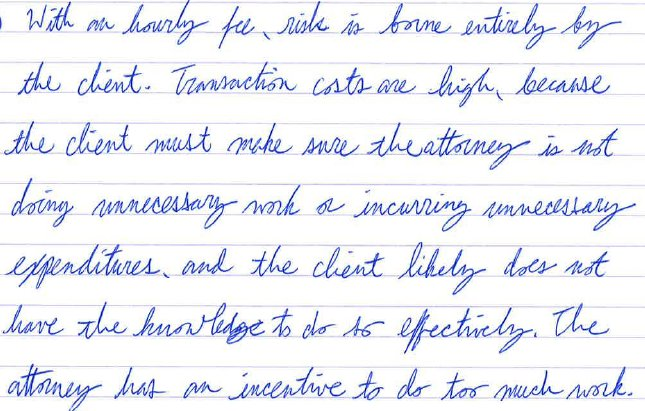
#> input picture text.jpg, 645 x 411 px
$ python seamcarving.py
#> lines starting #> are read from the running program, lines starting #| are printed output that depends on the picture; after the words box and inside, x2 and y2 are one past the last pixel; in counts of white or black regions, pixels touching at a corner belong together
from PIL import ImageOps,Image
import matplotlib.pyplot as plt
import numpy as np
import operator
import sys

def horizon(Eneg):
    Eneg=np.transpose(Eneg)
    height,width=Eneg.shape
    seam_dynamic =np.zeros(Eneg.shape)
    backtracker = np.zeros((Eneg.shape))


    for x in range(height):
        for y in range(width):
            if x == 0:

                seam_dynamic[x][y] = Eneg[x][y]
                backtracker[x][y] = -1
            else:
                if y == 0:
                    minimum = min(seam_dynamic[x - 1][y], seam_dynamic[x - 1][y + 1])
                    if minimum == seam_dynamic[x - 1][y]:
                        backtracker[x][y] = 1
                    else:
                        backtracker[x][y] = 2
                elif y == width - 1:
                    minimum = min(seam_dynamic[x - 1][y], seam_dynamic[x - 1][y - 1])
                    if minimum == seam_dynamic[x - 1][y]:
                        backtracker[x][y] = 1
                    else:
                        backtracker[x][y] = 0
                else:
                    minimum = min(seam_dynamic[x - 1][y - 1], seam_dynamic[x - 1][y], seam_dynamic[x - 1][y + 1])
                    if minimum == seam_dynamic[x - 1][y - 1]:
                        backtracker[x][y] = 0
                    elif minimum == seam_dynamic[x - 1][y]:
                        backtracker[x][y] = 1
                    else:
                        backtracker[x][y] = 2

                seam_dynamic[x][y] = Eneg[x][y]+minimum

    min_num = seam_dynamic[height - 1][0]
    min_index = 0
    for y in range(width):
        if min_num > seam_dynamic[height - 1][y]:
            min_index = y
            min_num = seam_dynamic[height - 1][y]


    y_index = min_index
    x_index = height - 1

    seam = [[None for y in range(2)] for x in range(height)]

    seam[x_index][0] = x_index
    seam[x_index][1] = y_index
    while x_index > 0:
        backtrack = backtracker[x_index][y_index]
        if backtrack == 0:
            y_index -= 1
        elif backtrack != 1:
            y_index += 1
        x_index -= 1

        seam[x_index][0] = x_index
        seam[x_index][1] = y_index
    return seam

# [68 lines left out: function Verticalseam, not called in this run]

def imgcrop(q,ys,image):
    i=q[0]
    im = image
    print(len(ys))

    for e in range(len(ys)-1):

        #u= ys[e] + ys[e+1]
        ymax = max(ys[e+1])
        ymin = min(ys[e])
        print(ymin)

        mat=255*np.ones(((ymax-ymin+1),2733,3))
        print(mat.shape)


        for x,yy in enumerate(zip(ys[e],ys[e+1])):
            mat[yy[0]-ymin:yy[1]-ymin,x,:]=im[yy[0]:yy[1],x,:]

        binary=np.logical_or(np.logical_or(mat[:,:,0]<175,mat[:,:,1]<175),mat[:,:,2]<175)
        points=np.asarray(np.where(binary==True),dtype='int32')

        x1=np.min(points[1, :])
        x2 = np.max(points[1, :])

        y1=np.min(points[0,:])
        y2 = np.max(points[0, :])
        mat=mat[y1:y2+1,x1:x2+1,:]
        img=Image.fromarray(mat.astype('uint8'))
        img.save("new{}.jpeg".format(e))


if __name__ == '__main__':

    image=Image.open("text.jpg")
#> image is the input picture: PIL image 645x411 RGB; mean R, G, B 236.1, 238, 244.3
    im=np.array(image)
    gray=image.convert("L")
    image=np.asarray(np.invert(gray))
#> image: shape (411, 645)
    E=np.square(np.asarray(image,dtype="float32")/255.0)
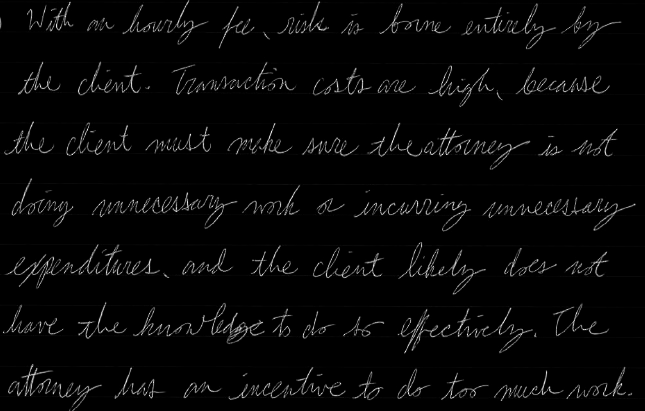
#> E: shape (411, 645) float32; min 0, max 0.969, mean 0.0289
    height, width = E.shape
#> height = 411; width = 645
    print(E.shape)
#| (411, 645)
    x = []
    d1={}
    q=[]
    d=[]
    ys=[]
    flag=1;
    seamx=[]
    seamy=[]
    order=[]
    seamline=[]

    y = []
    E1 = E.copy()

    for i in range(height):
        for j in range(width):
            if image[i][j]>100:
                for k in range(-50,50):
                    if j+k>=0 and j+k<width:
                        E1[i][j+k]=255*255
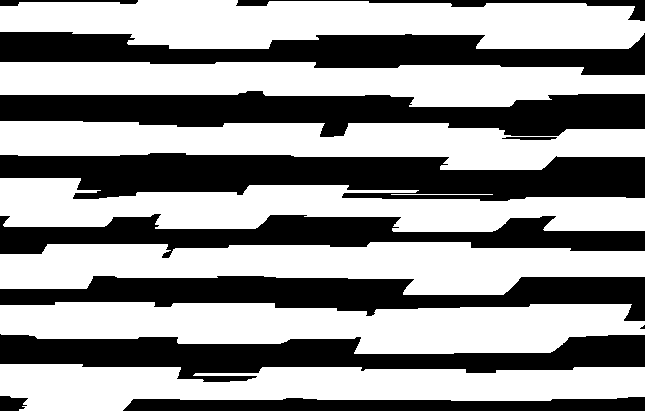
#> E1: shape (411, 645) float32; min 0, max 65025, mean 38051.3; drawn with min black and max white


    for itr in range(20):

        for x1,y1 in zip(x,y):

            #if y1>2 and y1<height-2:
               # E1[int(y1-2):int(y1-2)+3,int(x1)]=255*255
            E1[int(y1-2), int(x1)] = 255 * 255
            E1[int(y1-1), int(x1)] = 255 * 255
            E1[int(y1), int(x1)] = 255 * 255

            if(y1+1<height):
                E1[int(y1+1), int(x1)] = 255 * 255
            if (y1+2<height):
                E1[int(y1+2), int(x1)] = 255 * 255

        seam = horizon(E1)
        x = []
        y = []

        flag=0
        for i in seam:
            x.append(i[0])
            y.append(i[1])


        if itr==0:
            seamx.append(x)
            seamy.append(y)
        else:
            flag=1


            for y1 in seamy:
                a=np.mean(np.abs(np.array(y)-np.array(y1)))
                if a<35:
                    flag=0
                    break;

            if(flag==1):
                seamx.append(x)
                seamy.append(y)
#> this loop made 20 passes
#> pass 1, in horizon, `Eneg=np.transpose(Eneg)`:
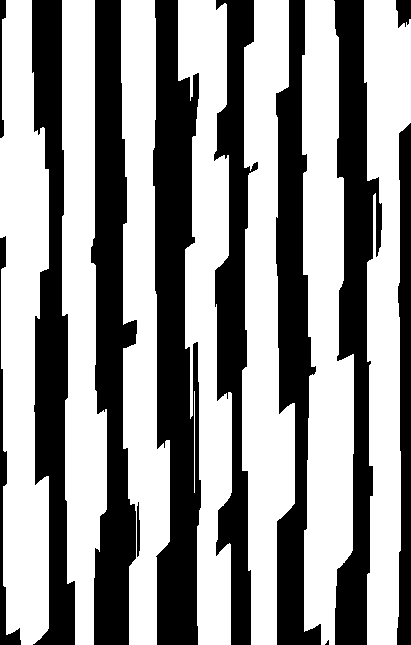
#> Eneg: shape (645, 411) float32; min 0, max 65025, mean 38051.3; drawn with min black and max white
#> after the loop:
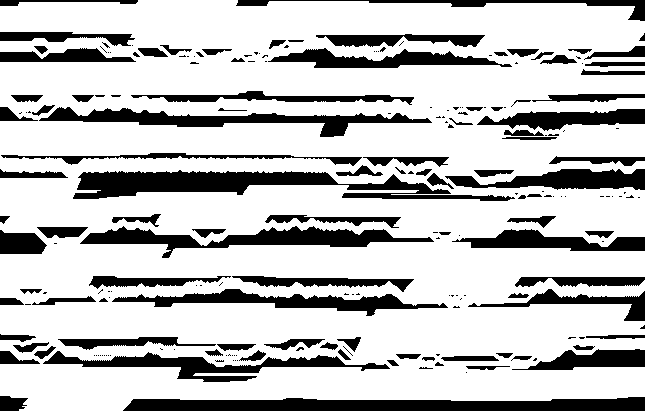
#> E1: shape (411, 645) float32; 17.35% of pixels changed, all inside (x1, y1, x2, y2) = (0, 36, 645, 373); drawn with min black and max white
#> after the loop, seamx = 6 items; seamy = 6 items


    for i in range(len(seamy)):
        d1[i] = np.mean(seamy[i])
#> this loop made 6 passes
#> after the loop, d1 = {0: 103.3, 1: 163.8, 2: 47.19, 3: 349.6, 4: 288.7, 5: 229.6}
    d1 = sorted(d1.items(), key=(operator.itemgetter(1)))
#> d1 = [(2, 47.19), (0, 103.3), (1, 163.8), (5, 229.6), (4, 288.7), (3, 349.6)]


    for i in range(len(seamy)):
        d.append(seamy[i])
#> after the loop, d = 6 items

    for i in d1:
        q.append((seamx[i[0]]))
        ys.append(d[i[0]])
        plt.figure()
        plt.imshow(E)
        plt.scatter(seamx[i[0]], d[i[0]], c='r', s=0.1)
#> this loop made 6 passes
#> after the loop, q = 6 items; ys = 6 items


    imgcrop(q,ys,im)
#> in imgcrop, `i=q[0]`: i = 645 values from 0 to 644
#| 6
#> the loop in imgcrop, `for e in range(len(ys)-1):` made 5 passes
#> (ymax, ymin, x1, x2, y1, y2) on passes 1 to 5: (117, 38, 18, 609, 23, 68), (179, 95, 4, 617, 26, 74), (241, 157, 11, 635, 21, 74), (303, 220, 5, 608, 22, 74), (363, 278, 3, 608, 24, 75)
#| 38
#| (80, 2733, 3)
#| 95
#| (85, 2733, 3)
#| 157
#| (85, 2733, 3)
#| 220
#| (84, 2733, 3)
#| 278
#| (86, 2733, 3)
#> pass 1, in imgcrop, `mat=mat[y1:y2+1,x1:x2+1,:]`:
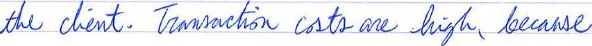
#> mat: shape (46, 592, 3) float64; mean of channels 0, 1, 2 230.7, 233.1, 241.4; drawn as R, G, B
#> after the loop in imgcrop, `for e in range(len(ys)-1):`:
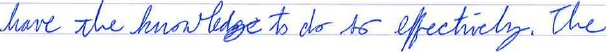
#> img: PIL image 606x52 RGB; mean R, G, B 231.4, 233.8, 242.3
    plt.show()
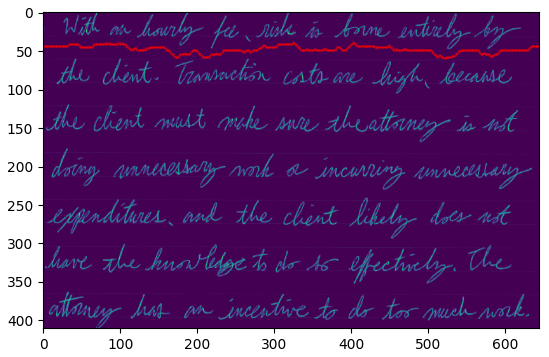
#> figure drawn by matplotlib, 1 panel
